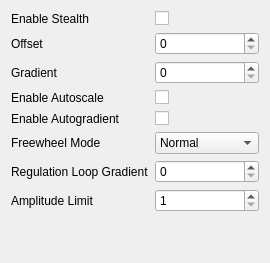
     <widget class="QWidget" name="tab_stealth">
      <attribute name="title">
       <string>Stealth</string>
      </attribute>
      <layout class="QVBoxLayout" name="verticalLayout_5">
       <item>
        <layout class="QGridLayout" name="gridLayout_4">
         <item row="1" column="1">
          <widget class="QSpinBox" name="offset_spin">
           <property name="maximum">
            <number>255</number>
           </property>
          </widget>
         </item>
         <item row="0" column="1">
          <widget class="QCheckBox" name="enable_stealth_checkbox">
           <property name="text">
            <string/>
           </property>
          </widget>
         </item>
         <item row="1" column="0">
          <widget class="QLabel" name="label_41">
           <property name="text">
            <string>Offset</string>
           </property>
          </widget>
         </item>
         <item row="2" column="0">
          <widget class="QLabel" name="label_42">
           <property name="text">
            <string>Gradient</string>
           </property>
          </widget>
         </item>
         <item row="3" column="0">
          <widget class="QLabel" name="label_43">
           <property name="text">
            <string>Enable Autoscale</string>
           </property>
          </widget>
         </item>
         <item row="4" column="1">
          <widget class="QCheckBox" name="enable_autogradient_checkbox">
           <property name="text">
            <string/>
           </property>
          </widget>
         </item>
         <item row="4" column="0">
          <widget class="QLabel" name="label_44">
           <property name="text">
            <string>Enable Autogradient</string>
           </property>
          </widget>
         </item>
         <item row="5" column="0">
          <widget class="QLabel" name="label_45">
           <property name="text">
            <string>Freewheel Mode</string>
           </property>
          </widget>
         </item>
         <item row="5" column="1">
          <widget class="QComboBox" name="freewheel_mode_combo">
           <item>
            <property name="text">
             <string>Normal</string>
            </property>
           </item>
           <item>
            <property name="text">
             <string>Freewheeling</string>
            </property>
           </item>
           <item>
            <property name="text">
             <string>Coil Short LS</string>
            </property>
           </item>
           <item>
            <property name="text">
             <string>Coil Short HS</string>
            </property>
           </item>
          </widget>
         </item>
         <item row="3" column="1">
          <widget class="QCheckBox" name="enable_autoscale_checkbox">
           <property name="text">
            <string/>
           </property>
          </widget>
         </item>
         <item row="0" column="0">
          <widget class="QLabel" name="label_40">
           <property name="text">
            <string>Enable Stealth</string>
           </property>
          </widget>
         </item>
         <item row="2" column="1">
          <widget class="QSpinBox" name="gradient_spin">
           <property name="maximum">
            <number>255</number>
           </property>
          </widget>
         </item>
         <item row="6" column="0">
          <widget class="QLabel" name="label_5">
           <property name="text">
            <string>Regulation Loop Gradient</string>
           </property>
          </widget>
         </item>
         <item row="7" column="0">
          <widget class="QLabel" name="label_6">
           <property name="text">
            <string>Amplitude Limit</string>
           </property>
          </widget>
         </item>
         <item row="6" column="1">
          <widget class="QSpinBox" name="regulation_loop_gradient_spin">
           <property name="maximum">
            <number>15</number>
           </property>
          </widget>
         </item>
         <item row="7" column="1">
          <widget class="QSpinBox" name="amplitude_limit_spin">
           <property name="minimum">
            <number>1</number>
           </property>
           <property name="maximum">
            <number>15</number>
           </property>
          </widget>
         </item>
        </layout>
       </item>
       <item>
        <spacer name="verticalSpacer_2">
         <property name="orientation">
          <enum>Qt::Vertical</enum>
         </property>
         <property name="sizeHint" stdset="0">
          <size>
           <width>20</width>
           <height>40</height>
          </size>
         </property>
        </spacer>
       </item>
      </layout>
     </widget>
